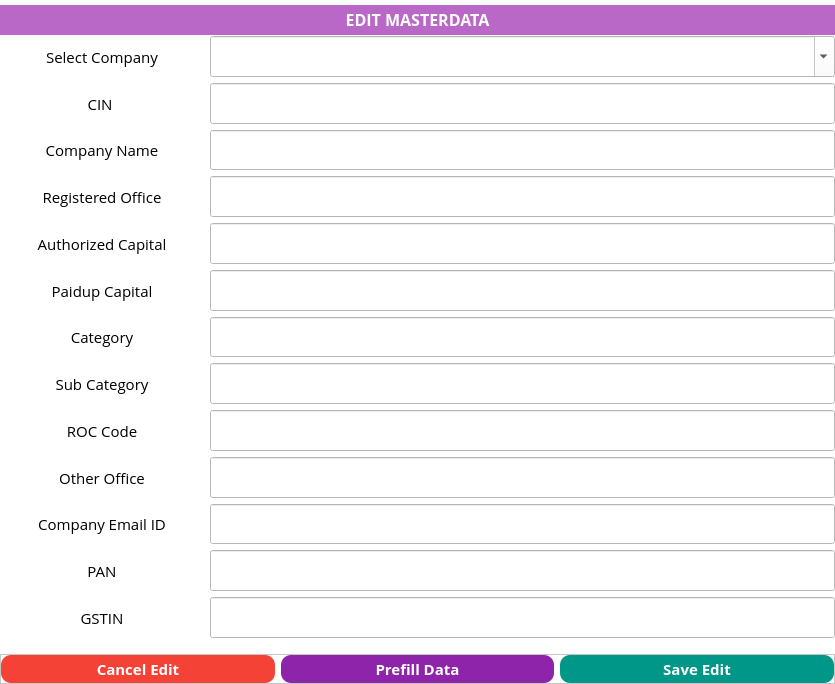
<?xml version="1.0" encoding="UTF-8"?>
<ui version="4.0">
 <class>Form</class>
 <widget class="QWidget" name="Form">
  <property name="geometry">
   <rect>
    <x>0</x>
    <y>0</y>
    <width>835</width>
    <height>684</height>
   </rect>
  </property>
  <property name="sizePolicy">
   <sizepolicy hsizetype="Expanding" vsizetype="Expanding">
    <horstretch>0</horstretch>
    <verstretch>0</verstretch>
   </sizepolicy>
  </property>
  <property name="minimumSize">
   <size>
    <width>0</width>
    <height>0</height>
   </size>
  </property>
  <property name="maximumSize">
   <size>
    <width>166543</width>
    <height>166543</height>
   </size>
  </property>
  <property name="windowTitle">
   <string>Form</string>
  </property>
  <property name="windowIcon">
   <iconset>
    <normaloff>../Icon/logo.png</normaloff>../Icon/logo.png</iconset>
  </property>
  <property name="styleSheet">
   <string notr="true">background-color: rgb(255, 255, 255);</string>
  </property>
  <layout class="QGridLayout" name="gridLayout_5">
   <property name="leftMargin">
    <number>0</number>
   </property>
   <property name="topMargin">
    <number>0</number>
   </property>
   <property name="rightMargin">
    <number>0</number>
   </property>
   <property name="bottomMargin">
    <number>0</number>
   </property>
   <item row="0" column="0">
    <layout class="QGridLayout" name="FormLayout">
     <item row="1" column="0">
      <layout class="QGridLayout" name="gridLayout_2">
       <item row="7" column="1" colspan="3">
        <widget class="QLineEdit" name="fillcategory">
         <property name="sizePolicy">
          <sizepolicy hsizetype="Expanding" vsizetype="Expanding">
           <horstretch>0</horstretch>
           <verstretch>0</verstretch>
          </sizepolicy>
         </property>
         <property name="font">
          <font>
           <family>Open Sans</family>
           <pointsize>11</pointsize>
           <stylestrategy>PreferAntialias</stylestrategy>
          </font>
         </property>
         <property name="text">
          <string/>
         </property>
        </widget>
       </item>
       <item row="0" column="0">
        <widget class="QLabel" name="label">
         <property name="font">
          <font>
           <family>Open Sans</family>
           <pointsize>11</pointsize>
           <stylestrategy>PreferAntialias</stylestrategy>
          </font>
         </property>
         <property name="text">
          <string>Select Company</string>
         </property>
         <property name="alignment">
          <set>Qt::AlignCenter</set>
         </property>
        </widget>
       </item>
       <item row="8" column="0">
        <widget class="QLabel" name="subcategory">
         <property name="font">
          <font>
           <family>Open Sans</family>
           <pointsize>11</pointsize>
           <stylestrategy>PreferAntialias</stylestrategy>
          </font>
         </property>
         <property name="text">
          <string>Sub Category</string>
         </property>
         <property name="alignment">
          <set>Qt::AlignCenter</set>
         </property>
        </widget>
       </item>
       <item row="8" column="1" colspan="3">
        <widget class="QLineEdit" name="fillsubcategory">
         <property name="sizePolicy">
          <sizepolicy hsizetype="Expanding" vsizetype="Expanding">
           <horstretch>0</horstretch>
           <verstretch>0</verstretch>
          </sizepolicy>
         </property>
         <property name="font">
          <font>
           <family>Open Sans</family>
           <pointsize>11</pointsize>
           <stylestrategy>PreferAntialias</stylestrategy>
          </font>
         </property>
         <property name="text">
          <string/>
         </property>
        </widget>
       </item>
       <item row="12" column="0">
        <widget class="QLabel" name="PanLabel">
         <property name="font">
          <font>
           <family>Open Sans</family>
           <pointsize>11</pointsize>
           <stylestrategy>PreferAntialias</stylestrategy>
          </font>
         </property>
         <property name="text">
          <string>PAN</string>
         </property>
         <property name="alignment">
          <set>Qt::AlignCenter</set>
         </property>
        </widget>
       </item>
       <item row="7" column="0">
        <widget class="QLabel" name="category">
         <property name="font">
          <font>
           <family>Open Sans</family>
           <pointsize>11</pointsize>
           <stylestrategy>PreferAntialias</stylestrategy>
          </font>
         </property>
         <property name="text">
          <string>Category</string>
         </property>
         <property name="alignment">
          <set>Qt::AlignCenter</set>
         </property>
        </widget>
       </item>
       <item row="10" column="1" colspan="3">
        <widget class="QLineEdit" name="fillfill_OtherAddress">
         <property name="sizePolicy">
          <sizepolicy hsizetype="Expanding" vsizetype="Expanding">
           <horstretch>0</horstretch>
           <verstretch>0</verstretch>
          </sizepolicy>
         </property>
         <property name="font">
          <font>
           <family>Open Sans</family>
           <pointsize>11</pointsize>
           <stylestrategy>PreferAntialias</stylestrategy>
          </font>
         </property>
         <property name="text">
          <string/>
         </property>
        </widget>
       </item>
       <item row="5" column="1" colspan="3">
        <widget class="QLineEdit" name="fill_Authcapital">
         <property name="sizePolicy">
          <sizepolicy hsizetype="Expanding" vsizetype="Expanding">
           <horstretch>0</horstretch>
           <verstretch>0</verstretch>
          </sizepolicy>
         </property>
         <property name="font">
          <font>
           <family>Open Sans</family>
           <pointsize>11</pointsize>
           <stylestrategy>PreferAntialias</stylestrategy>
          </font>
         </property>
         <property name="text">
          <string/>
         </property>
        </widget>
       </item>
       <item row="11" column="0">
        <widget class="QLabel" name="compemail">
         <property name="font">
          <font>
           <family>Open Sans</family>
           <pointsize>11</pointsize>
           <stylestrategy>PreferAntialias</stylestrategy>
          </font>
         </property>
         <property name="text">
          <string>Company Email ID</string>
         </property>
         <property name="alignment">
          <set>Qt::AlignCenter</set>
         </property>
        </widget>
       </item>
       <item row="11" column="1" colspan="3">
        <widget class="QLineEdit" name="fill_Comp_email">
         <property name="sizePolicy">
          <sizepolicy hsizetype="Expanding" vsizetype="Expanding">
           <horstretch>0</horstretch>
           <verstretch>0</verstretch>
          </sizepolicy>
         </property>
         <property name="font">
          <font>
           <family>Open Sans</family>
           <pointsize>11</pointsize>
           <stylestrategy>PreferAntialias</stylestrategy>
          </font>
         </property>
         <property name="text">
          <string/>
         </property>
        </widget>
       </item>
       <item row="6" column="0">
        <widget class="QLabel" name="Paiupcapital">
         <property name="font">
          <font>
           <family>Open Sans</family>
           <pointsize>11</pointsize>
           <stylestrategy>PreferAntialias</stylestrategy>
          </font>
         </property>
         <property name="text">
          <string>Paidup Capital</string>
         </property>
         <property name="alignment">
          <set>Qt::AlignCenter</set>
         </property>
        </widget>
       </item>
       <item row="12" column="1" colspan="3">
        <widget class="QLineEdit" name="PanFill">
         <property name="sizePolicy">
          <sizepolicy hsizetype="Expanding" vsizetype="Expanding">
           <horstretch>0</horstretch>
           <verstretch>0</verstretch>
          </sizepolicy>
         </property>
         <property name="font">
          <font>
           <family>Open Sans</family>
           <pointsize>11</pointsize>
           <stylestrategy>PreferAntialias</stylestrategy>
          </font>
         </property>
        </widget>
       </item>
       <item row="5" column="0">
        <widget class="QLabel" name="AuthCapital">
         <property name="font">
          <font>
           <family>Open Sans</family>
           <pointsize>11</pointsize>
           <stylestrategy>PreferAntialias</stylestrategy>
          </font>
         </property>
         <property name="text">
          <string>Authorized Capital</string>
         </property>
         <property name="alignment">
          <set>Qt::AlignCenter</set>
         </property>
        </widget>
       </item>
       <item row="6" column="1" colspan="3">
        <widget class="QLineEdit" name="fill_paidup">
         <property name="sizePolicy">
          <sizepolicy hsizetype="Expanding" vsizetype="Expanding">
           <horstretch>0</horstretch>
           <verstretch>0</verstretch>
          </sizepolicy>
         </property>
         <property name="font">
          <font>
           <family>Open Sans</family>
           <pointsize>11</pointsize>
           <stylestrategy>PreferAntialias</stylestrategy>
          </font>
         </property>
         <property name="text">
          <string/>
         </property>
        </widget>
       </item>
       <item row="1" column="0">
        <widget class="QLabel" name="label_2">
         <property name="font">
          <font>
           <family>Open Sans</family>
           <pointsize>11</pointsize>
           <stylestrategy>PreferAntialias</stylestrategy>
          </font>
         </property>
         <property name="text">
          <string>CIN </string>
         </property>
         <property name="alignment">
          <set>Qt::AlignCenter</set>
         </property>
        </widget>
       </item>
       <item row="10" column="0">
        <widget class="QLabel" name="othaddress">
         <property name="font">
          <font>
           <family>Open Sans</family>
           <pointsize>11</pointsize>
           <stylestrategy>PreferAntialias</stylestrategy>
          </font>
         </property>
         <property name="text">
          <string>Other Office</string>
         </property>
         <property name="alignment">
          <set>Qt::AlignCenter</set>
         </property>
        </widget>
       </item>
       <item row="1" column="1" colspan="3">
        <widget class="QLineEdit" name="CINField">
         <property name="sizePolicy">
          <sizepolicy hsizetype="Expanding" vsizetype="Expanding">
           <horstretch>0</horstretch>
           <verstretch>0</verstretch>
          </sizepolicy>
         </property>
         <property name="font">
          <font>
           <family>Open Sans</family>
           <pointsize>11</pointsize>
           <stylestrategy>PreferAntialias</stylestrategy>
          </font>
         </property>
         <property name="inputMethodHints">
          <set>Qt::ImhNone</set>
         </property>
         <property name="inputMask">
          <string/>
         </property>
         <property name="text">
          <string/>
         </property>
         <property name="maxLength">
          <number>21</number>
         </property>
         <property name="alignment">
          <set>Qt::AlignLeading|Qt::AlignLeft|Qt::AlignVCenter</set>
         </property>
         <property name="readOnly">
          <bool>true</bool>
         </property>
         <property name="placeholderText">
          <string/>
         </property>
        </widget>
       </item>
       <item row="13" column="1" colspan="3">
        <widget class="QLineEdit" name="GSTFill">
         <property name="sizePolicy">
          <sizepolicy hsizetype="Expanding" vsizetype="Expanding">
           <horstretch>0</horstretch>
           <verstretch>0</verstretch>
          </sizepolicy>
         </property>
         <property name="font">
          <font>
           <family>Open Sans</family>
           <pointsize>11</pointsize>
           <stylestrategy>PreferAntialias</stylestrategy>
          </font>
         </property>
        </widget>
       </item>
       <item row="13" column="0">
        <widget class="QLabel" name="GSTLabel">
         <property name="font">
          <font>
           <family>Open Sans</family>
           <pointsize>11</pointsize>
           <stylestrategy>PreferAntialias</stylestrategy>
          </font>
         </property>
         <property name="text">
          <string>GSTIN</string>
         </property>
         <property name="alignment">
          <set>Qt::AlignCenter</set>
         </property>
        </widget>
       </item>
       <item row="0" column="1" colspan="3">
        <widget class="QComboBox" name="NameField">
         <property name="sizePolicy">
          <sizepolicy hsizetype="Preferred" vsizetype="Expanding">
           <horstretch>0</horstretch>
           <verstretch>0</verstretch>
          </sizepolicy>
         </property>
         <property name="font">
          <font>
           <family>Open Sans</family>
           <pointsize>11</pointsize>
           <stylestrategy>PreferAntialias</stylestrategy>
          </font>
         </property>
         <property name="editable">
          <bool>true</bool>
         </property>
        </widget>
       </item>
       <item row="4" column="0">
        <widget class="QLabel" name="regaddress">
         <property name="font">
          <font>
           <family>Open Sans</family>
           <pointsize>11</pointsize>
           <stylestrategy>PreferAntialias</stylestrategy>
          </font>
         </property>
         <property name="text">
          <string>Registered Office</string>
         </property>
         <property name="alignment">
          <set>Qt::AlignCenter</set>
         </property>
        </widget>
       </item>
       <item row="4" column="1" colspan="3">
        <widget class="QLineEdit" name="fill_RegAdd">
         <property name="sizePolicy">
          <sizepolicy hsizetype="Expanding" vsizetype="Expanding">
           <horstretch>0</horstretch>
           <verstretch>0</verstretch>
          </sizepolicy>
         </property>
         <property name="font">
          <font>
           <family>Open Sans</family>
           <pointsize>11</pointsize>
           <stylestrategy>PreferAntialias</stylestrategy>
          </font>
         </property>
         <property name="text">
          <string/>
         </property>
        </widget>
       </item>
       <item row="9" column="0">
        <widget class="QLabel" name="roccode">
         <property name="font">
          <font>
           <family>Open Sans</family>
           <pointsize>11</pointsize>
           <stylestrategy>PreferAntialias</stylestrategy>
          </font>
         </property>
         <property name="text">
          <string>ROC Code</string>
         </property>
         <property name="alignment">
          <set>Qt::AlignCenter</set>
         </property>
        </widget>
       </item>
       <item row="9" column="1" colspan="3">
        <widget class="QLineEdit" name="fill_ROC">
         <property name="sizePolicy">
          <sizepolicy hsizetype="Expanding" vsizetype="Expanding">
           <horstretch>0</horstretch>
           <verstretch>0</verstretch>
          </sizepolicy>
         </property>
         <property name="font">
          <font>
           <family>Open Sans</family>
           <pointsize>11</pointsize>
           <stylestrategy>PreferAntialias</stylestrategy>
          </font>
         </property>
         <property name="text">
          <string/>
         </property>
        </widget>
       </item>
       <item row="2" column="0">
        <widget class="QLabel" name="label_3">
         <property name="font">
          <font>
           <family>Open Sans</family>
           <pointsize>11</pointsize>
           <stylestrategy>PreferAntialias</stylestrategy>
          </font>
         </property>
         <property name="text">
          <string>Company Name</string>
         </property>
         <property name="alignment">
          <set>Qt::AlignCenter</set>
         </property>
        </widget>
       </item>
       <item row="2" column="1" colspan="3">
        <widget class="QLineEdit" name="companyName">
         <property name="sizePolicy">
          <sizepolicy hsizetype="Expanding" vsizetype="Expanding">
           <horstretch>0</horstretch>
           <verstretch>0</verstretch>
          </sizepolicy>
         </property>
         <property name="font">
          <font>
           <family>Open Sans</family>
           <pointsize>11</pointsize>
           <stylestrategy>PreferAntialias</stylestrategy>
          </font>
         </property>
        </widget>
       </item>
      </layout>
     </item>
     <item row="3" column="0">
      <widget class="QFrame" name="frame_3">
       <property name="maximumSize">
        <size>
         <width>16777215</width>
         <height>30</height>
        </size>
       </property>
       <property name="font">
        <font>
         <family>Open Sans</family>
         <pointsize>11</pointsize>
         <stylestrategy>PreferAntialias</stylestrategy>
        </font>
       </property>
       <property name="frameShape">
        <enum>QFrame::StyledPanel</enum>
       </property>
       <property name="frameShadow">
        <enum>QFrame::Raised</enum>
       </property>
       <layout class="QGridLayout" name="gridLayout">
        <property name="leftMargin">
         <number>0</number>
        </property>
        <property name="topMargin">
         <number>0</number>
        </property>
        <property name="rightMargin">
         <number>0</number>
        </property>
        <property name="bottomMargin">
         <number>0</number>
        </property>
        <item row="1" column="0">
         <widget class="QPushButton" name="Reset">
          <property name="sizePolicy">
           <sizepolicy hsizetype="Minimum" vsizetype="Expanding">
            <horstretch>0</horstretch>
            <verstretch>0</verstretch>
           </sizepolicy>
          </property>
          <property name="font">
           <font>
            <family>Open Sans</family>
            <pointsize>11</pointsize>
            <weight>75</weight>
            <bold>true</bold>
            <stylestrategy>PreferAntialias</stylestrategy>
           </font>
          </property>
          <property name="styleSheet">
           <string notr="true">background-color: rgb(244,67,54);
color: rgb(255, 255, 255);
border-radius:10;</string>
          </property>
          <property name="text">
           <string>Cancel Edit</string>
          </property>
         </widget>
        </item>
        <item row="1" column="2">
         <widget class="QPushButton" name="Save">
          <property name="sizePolicy">
           <sizepolicy hsizetype="Minimum" vsizetype="Expanding">
            <horstretch>0</horstretch>
            <verstretch>0</verstretch>
           </sizepolicy>
          </property>
          <property name="font">
           <font>
            <family>Open Sans</family>
            <pointsize>11</pointsize>
            <weight>75</weight>
            <bold>true</bold>
            <stylestrategy>PreferAntialias</stylestrategy>
           </font>
          </property>
          <property name="styleSheet">
           <string notr="true">color: rgb(255, 255, 255);
background-color:rgb(0,150,136);
border-radius:10</string>
          </property>
          <property name="text">
           <string>Save Edit</string>
          </property>
          <property name="icon">
           <iconset>
            <normaloff>../../../Resources/Images/plus.png</normaloff>../../../Resources/Images/plus.png</iconset>
          </property>
          <property name="shortcut">
           <string>Ctrl+Return</string>
          </property>
         </widget>
        </item>
        <item row="1" column="1">
         <widget class="QPushButton" name="Prefill">
          <property name="sizePolicy">
           <sizepolicy hsizetype="Minimum" vsizetype="Expanding">
            <horstretch>0</horstretch>
            <verstretch>0</verstretch>
           </sizepolicy>
          </property>
          <property name="font">
           <font>
            <family>Open Sans</family>
            <pointsize>11</pointsize>
            <weight>75</weight>
            <bold>true</bold>
            <stylestrategy>PreferAntialias</stylestrategy>
           </font>
          </property>
          <property name="styleSheet">
           <string notr="true">color: rgb(255, 255, 255);
background-color:rgb(142,36,170);
border-radius:10</string>
          </property>
          <property name="text">
           <string>Prefill Data</string>
          </property>
         </widget>
        </item>
       </layout>
      </widget>
     </item>
     <item row="0" column="0">
      <widget class="QLabel" name="title">
       <property name="sizePolicy">
        <sizepolicy hsizetype="Expanding" vsizetype="Expanding">
         <horstretch>0</horstretch>
         <verstretch>0</verstretch>
        </sizepolicy>
       </property>
       <property name="minimumSize">
        <size>
         <width>0</width>
         <height>30</height>
        </size>
       </property>
       <property name="maximumSize">
        <size>
         <width>16777215</width>
         <height>19</height>
        </size>
       </property>
       <property name="font">
        <font>
         <family>Open Sans</family>
         <pointsize>11</pointsize>
         <weight>75</weight>
         <bold>true</bold>
         <stylestrategy>PreferAntialias</stylestrategy>
        </font>
       </property>
       <property name="styleSheet">
        <string notr="true">background-color:rgb(186,104,200);
color: rgb(255, 255, 255);</string>
       </property>
       <property name="inputMethodHints">
        <set>Qt::ImhNoAutoUppercase</set>
       </property>
       <property name="text">
        <string>&lt;html&gt;&lt;head/&gt;&lt;body&gt;&lt;p&gt;&lt;span style=&quot; font-size:12pt;&quot;&gt;EDIT MASTERDATA&lt;/span&gt;&lt;/p&gt;&lt;/body&gt;&lt;/html&gt;</string>
       </property>
       <property name="alignment">
        <set>Qt::AlignCenter</set>
       </property>
      </widget>
     </item>
     <item row="2" column="0">
      <spacer name="verticalSpacer">
       <property name="orientation">
        <enum>Qt::Vertical</enum>
       </property>
       <property name="sizeType">
        <enum>QSizePolicy::Preferred</enum>
       </property>
       <property name="sizeHint" stdset="0">
        <size>
         <width>20</width>
         <height>10</height>
        </size>
       </property>
      </spacer>
     </item>
    </layout>
   </item>
  </layout>
 </widget>
 <tabstops>
  <tabstop>NameField</tabstop>
  <tabstop>CINField</tabstop>
  <tabstop>fill_RegAdd</tabstop>
  <tabstop>fill_Authcapital</tabstop>
  <tabstop>fill_paidup</tabstop>
  <tabstop>fillcategory</tabstop>
  <tabstop>fillsubcategory</tabstop>
  <tabstop>fillfill_OtherAddress</tabstop>
  <tabstop>fill_Comp_email</tabstop>
  <tabstop>PanFill</tabstop>
  <tabstop>GSTFill</tabstop>
  <tabstop>Reset</tabstop>
  <tabstop>Prefill</tabstop>
  <tabstop>Save</tabstop>
 </tabstops>
 <resources/>
 <connections/>
</ui>
